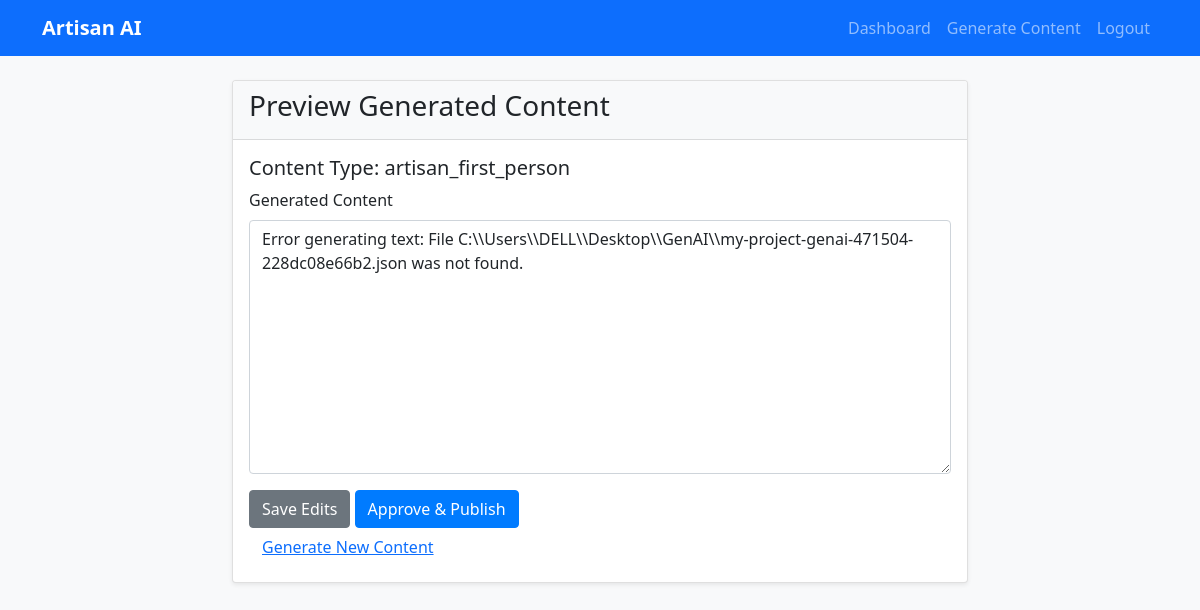
/preview/2 (signed in), run on the app's committed database.
### tables this page shows
CREATE TABLE generated_content (
                id INTEGER PRIMARY KEY AUTOINCREMENT,
                artisan_id INTEGER NOT NULL,
                content_type TEXT NOT NULL,  -- 'text' or 'image'
                prompt TEXT,
                generated_text TEXT,
                generated_image_url TEXT,
                created_at TIMESTAMP DEFAULT CURRENT_TIMESTAMP, approval_status TEXT DEFAULT 'pending', include_quote INTEGER DEFAULT 1,
                FOREIGN KEY (artisan_id) REFERENCES artisans (id)
            );

### app.py (the view, shortened to what this page needs)
@app.route('/preview/<int:content_id>', methods=['GET', 'POST'])
def preview_content(content_id):
    if 'user_id' not in session:
        return redirect(url_for('login'))
    content = query_db('SELECT * FROM generated_content WHERE id = ? AND artisan_id = ?', [content_id, session['user_id']], one=True)
    if not content:
        flash('Content not found')
        return redirect(url_for('dashboard'))
    return render_template('preview.html', content=content)

### app.py (called while the page is built)
@app.teardown_appcontext
def teardown_db(exception):
    close_connection(exception)

### models/database.py (called while the page is built)
def get_db():
    db = getattr(g, '_database', None)
    if db is None:
        db = g._database = sqlite3.connect(DATABASE)
        db.row_factory = sqlite3.Row
    return db

def close_connection(exception):
    db = getattr(g, '_database', None)
    if db is not None:
        db.close()

def query_db(query, args=(), one=False):
    cur = get_db().execute(query, args)
    rv = cur.fetchall()
    cur.close()
    return (rv[0] if rv else None) if one else rv

### templates/preview.html (shortened to what this page needs)
{% extends "base.html" %}
{% block content %}
<div class="row justify-content-center">
    <div class="col-md-8">
        <div class="card">
            <div class="card-header">
                <h3>Preview Generated Content</h3>
            </div>
            <div class="card-body">
                <h5>Content Type: {{ content.content_type }}</h5>
                {% if content.generated_text %}
                <form method="POST">
                    <div class="mb-3">
                        <label for="generated_text" class="form-label">Generated Content</label>
                        <textarea class="form-control" id="generated_text" name="generated_text" rows="10">{{ content.generated_text }}</textarea>
                    </div>
                    <button type="submit" name="action" value="edit" class="btn btn-secondary">Save Edits</button>
                    <button type="submit" name="action" value="approve" class="btn btn-primary">Approve & Publish</button>
                </form>
                {% endif %}
                <a href="{{ url_for('generate_content') }}" class="btn btn-link">Generate New Content</a>
            </div>
        </div>
    </div>
</div>
{% endblock %}

### static/css/styles.css (style rules this page uses)
body { background-color: #f8f9fa; }
.card { box-shadow: 0 0.125rem 0.25rem rgba(0, 0, 0, 0.075); border: 1px solid rgba(0, 0, 0, 0.125); }
.card-header { background-color: #f8f9fa; border-bottom: 1px solid rgba(0, 0, 0, 0.125); }
.btn-primary { background-color: #007bff; border-color: #007bff; }

### data on the page
generated_content: content_type "artisan_first_person", generated_text "Error generating text: File C:\\\\Users\\\\DELL\\\\Desktop\\\\GenAI\\\\my-project-genai-471504-228dc08e66b2.json was not found."
